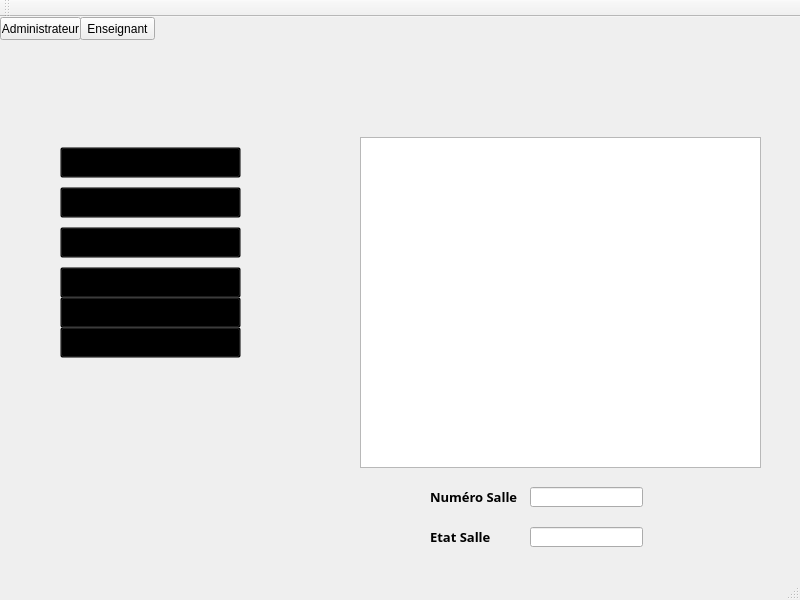
<?xml version="1.0" encoding="UTF-8"?>
<ui version="4.0">
 <class>MainWindow</class>
 <widget class="QMainWindow" name="MainWindow">
  <property name="geometry">
   <rect>
    <x>0</x>
    <y>0</y>
    <width>800</width>
    <height>600</height>
   </rect>
  </property>
  <property name="windowTitle">
   <string>MainWindow</string>
  </property>
  <widget class="QWidget" name="centralWidget">
   <widget class="QStackedWidget" name="user">
    <property name="geometry">
     <rect>
      <x>60</x>
      <y>40</y>
      <width>800</width>
      <height>600</height>
     </rect>
    </property>
    <property name="currentIndex">
     <number>0</number>
    </property>
    <widget class="QWidget" name="page_7">
     <property name="styleSheet">
      <string notr="true"/>
     </property>
     <widget class="QLabel" name="label_5">
      <property name="geometry">
       <rect>
        <x>370</x>
        <y>430</y>
        <width>91</width>
        <height>20</height>
       </rect>
      </property>
      <property name="font">
       <font>
        <family>Acumin Pro</family>
        <pointsize>10</pointsize>
        <weight>75</weight>
        <bold>true</bold>
       </font>
      </property>
      <property name="text">
       <string>Numéro Salle</string>
      </property>
     </widget>
     <widget class="QLineEdit" name="numSalle">
      <property name="geometry">
       <rect>
        <x>470</x>
        <y>430</y>
        <width>113</width>
        <height>20</height>
       </rect>
      </property>
     </widget>
     <widget class="QLineEdit" name="etat">
      <property name="geometry">
       <rect>
        <x>470</x>
        <y>470</y>
        <width>113</width>
        <height>20</height>
       </rect>
      </property>
      <property name="minimumSize">
       <size>
        <width>113</width>
        <height>0</height>
       </size>
      </property>
     </widget>
     <widget class="QLabel" name="label_6">
      <property name="geometry">
       <rect>
        <x>370</x>
        <y>470</y>
        <width>91</width>
        <height>20</height>
       </rect>
      </property>
      <property name="font">
       <font>
        <family>Acumin Pro</family>
        <pointsize>10</pointsize>
        <weight>75</weight>
        <bold>true</bold>
       </font>
      </property>
      <property name="text">
       <string>Etat Salle</string>
      </property>
     </widget>
     <widget class="QPushButton" name="ajouterS">
      <property name="geometry">
       <rect>
        <x>0</x>
        <y>130</y>
        <width>181</width>
        <height>31</height>
       </rect>
      </property>
      <property name="styleSheet">
       <string notr="true">#ajouterS
{
background-color:transparent;
}</string>
      </property>
      <property name="text">
       <string/>
      </property>
     </widget>
     <widget class="QPushButton" name="afficherS">
      <property name="geometry">
       <rect>
        <x>0</x>
        <y>90</y>
        <width>181</width>
        <height>31</height>
       </rect>
      </property>
      <property name="styleSheet">
       <string notr="true">#afficherS
{
background-color:transparent;
}</string>
      </property>
      <property name="text">
       <string/>
      </property>
     </widget>
     <widget class="QPushButton" name="supprimerS">
      <property name="geometry">
       <rect>
        <x>0</x>
        <y>170</y>
        <width>181</width>
        <height>31</height>
       </rect>
      </property>
      <property name="styleSheet">
       <string notr="true">#supprimerS
{
background-color:transparent;
}</string>
      </property>
      <property name="text">
       <string/>
      </property>
     </widget>
     <widget class="QPushButton" name="pushButton_2">
      <property name="geometry">
       <rect>
        <x>0</x>
        <y>210</y>
        <width>181</width>
        <height>31</height>
       </rect>
      </property>
      <property name="styleSheet">
       <string notr="true">#pushButton_2
{
background-color:transparent;
}</string>
      </property>
      <property name="text">
       <string/>
      </property>
     </widget>
     <widget class="QTableView" name="tableView_2">
      <property name="geometry">
       <rect>
        <x>300</x>
        <y>80</y>
        <width>401</width>
        <height>331</height>
       </rect>
      </property>
     </widget>
     <widget class="QPushButton" name="pushButton">
      <property name="geometry">
       <rect>
        <x>0</x>
        <y>270</y>
        <width>181</width>
        <height>31</height>
       </rect>
      </property>
      <property name="styleSheet">
       <string notr="true">#pushButton
{
background-color:transparent;
}</string>
      </property>
      <property name="text">
       <string/>
      </property>
     </widget>
     <widget class="QLabel" name="bg">
      <property name="geometry">
       <rect>
        <x>0</x>
        <y>0</y>
        <width>800</width>
        <height>600</height>
       </rect>
      </property>
      <property name="text">
       <string/>
      </property>
     </widget>
     <widget class="QPushButton" name="update1">
      <property name="geometry">
       <rect>
        <x>780</x>
        <y>490</y>
        <width>16</width>
        <height>16</height>
       </rect>
      </property>
      <property name="styleSheet">
       <string notr="true">#update1
{
background-color:transparent;
}</string>
      </property>
      <property name="text">
       <string/>
      </property>
     </widget>
     <widget class="QPushButton" name="update">
      <property name="geometry">
       <rect>
        <x>760</x>
        <y>490</y>
        <width>16</width>
        <height>16</height>
       </rect>
      </property>
      <property name="styleSheet">
       <string notr="true">#update{
background-color:transparent;
}</string>
      </property>
      <property name="text">
       <string/>
      </property>
     </widget>
     <widget class="QPushButton" name="pushButton_4">
      <property name="geometry">
       <rect>
        <x>0</x>
        <y>240</y>
        <width>181</width>
        <height>31</height>
       </rect>
      </property>
      <property name="styleSheet">
       <string notr="true">#pushButton_4
{
background-color:transparent;
}</string>
      </property>
      <property name="text">
       <string/>
      </property>
     </widget>
     <widget class="QTableWidget" name="tableWidget">
      <property name="geometry">
       <rect>
        <x>300</x>
        <y>80</y>
        <width>401</width>
        <height>331</height>
       </rect>
      </property>
     </widget>
     <zorder>bg</zorder>
     <zorder>label_5</zorder>
     <zorder>numSalle</zorder>
     <zorder>etat</zorder>
     <zorder>label_6</zorder>
     <zorder>ajouterS</zorder>
     <zorder>afficherS</zorder>
     <zorder>supprimerS</zorder>
     <zorder>pushButton_2</zorder>
     <zorder>tableView_2</zorder>
     <zorder>pushButton</zorder>
     <zorder>update1</zorder>
     <zorder>update</zorder>
     <zorder>pushButton_4</zorder>
     <zorder>tableWidget</zorder>
    </widget>
    <widget class="QWidget" name="page_8">
     <widget class="QLabel" name="label_4">
      <property name="geometry">
       <rect>
        <x>280</x>
        <y>480</y>
        <width>101</width>
        <height>20</height>
       </rect>
      </property>
      <property name="font">
       <font>
        <family>Acumin Pro</family>
        <pointsize>10</pointsize>
        <weight>75</weight>
        <bold>true</bold>
       </font>
      </property>
      <property name="text">
       <string>Numéro Salle</string>
      </property>
     </widget>
     <widget class="QPushButton" name="modifier">
      <property name="geometry">
       <rect>
        <x>10</x>
        <y>210</y>
        <width>171</width>
        <height>31</height>
       </rect>
      </property>
      <property name="styleSheet">
       <string notr="true">#modifier
{
background-color:transparent;
}</string>
      </property>
      <property name="text">
       <string/>
      </property>
     </widget>
     <widget class="QPushButton" name="afficher">
      <property name="geometry">
       <rect>
        <x>10</x>
        <y>172</y>
        <width>171</width>
        <height>31</height>
       </rect>
      </property>
      <property name="styleSheet">
       <string notr="true">#afficher
{
background-color:transparent;
}</string>
      </property>
      <property name="text">
       <string/>
      </property>
     </widget>
     <widget class="QLabel" name="label_3">
      <property name="geometry">
       <rect>
        <x>550</x>
        <y>480</y>
        <width>47</width>
        <height>13</height>
       </rect>
      </property>
      <property name="font">
       <font>
        <family>Acumin Pro</family>
        <pointsize>10</pointsize>
        <weight>75</weight>
        <bold>true</bold>
       </font>
      </property>
      <property name="text">
       <string>Heure</string>
      </property>
     </widget>
     <widget class="QPushButton" name="ajouter">
      <property name="geometry">
       <rect>
        <x>10</x>
        <y>130</y>
        <width>171</width>
        <height>31</height>
       </rect>
      </property>
      <property name="styleSheet">
       <string notr="true">#ajouter
{
background-color:transparent;
}</string>
      </property>
      <property name="text">
       <string/>
      </property>
     </widget>
     <widget class="QLabel" name="label">
      <property name="geometry">
       <rect>
        <x>280</x>
        <y>450</y>
        <width>131</width>
        <height>20</height>
       </rect>
      </property>
      <property name="font">
       <font>
        <family>Acumin Pro</family>
        <pointsize>10</pointsize>
        <weight>75</weight>
        <bold>true</bold>
       </font>
      </property>
      <property name="text">
       <string>Numéro Réservation</string>
      </property>
     </widget>
     <widget class="QLineEdit" name="heure">
      <property name="geometry">
       <rect>
        <x>590</x>
        <y>480</y>
        <width>113</width>
        <height>20</height>
       </rect>
      </property>
     </widget>
     <widget class="QPushButton" name="supprimer">
      <property name="geometry">
       <rect>
        <x>10</x>
        <y>250</y>
        <width>171</width>
        <height>31</height>
       </rect>
      </property>
      <property name="styleSheet">
       <string notr="true">#supprimer
{
background-color:transparent;
}</string>
      </property>
      <property name="text">
       <string/>
      </property>
     </widget>
     <widget class="QLineEdit" name="numS">
      <property name="geometry">
       <rect>
        <x>410</x>
        <y>480</y>
        <width>113</width>
        <height>20</height>
       </rect>
      </property>
     </widget>
     <widget class="QLabel" name="label_2">
      <property name="geometry">
       <rect>
        <x>550</x>
        <y>450</y>
        <width>47</width>
        <height>16</height>
       </rect>
      </property>
      <property name="font">
       <font>
        <family>Acumin Pro</family>
        <pointsize>10</pointsize>
        <weight>75</weight>
        <bold>true</bold>
       </font>
      </property>
      <property name="text">
       <string>Date</string>
      </property>
     </widget>
     <widget class="QTableView" name="tableView">
      <property name="geometry">
       <rect>
        <x>250</x>
        <y>130</y>
        <width>521</width>
        <height>301</height>
       </rect>
      </property>
     </widget>
     <widget class="QLineEdit" name="num">
      <property name="geometry">
       <rect>
        <x>410</x>
        <y>450</y>
        <width>113</width>
        <height>20</height>
       </rect>
      </property>
     </widget>
     <widget class="QLineEdit" name="recherche">
      <property name="geometry">
       <rect>
        <x>350</x>
        <y>90</y>
        <width>421</width>
        <height>20</height>
       </rect>
      </property>
     </widget>
     <widget class="QLabel" name="bg1">
      <property name="geometry">
       <rect>
        <x>0</x>
        <y>0</y>
        <width>800</width>
        <height>600</height>
       </rect>
      </property>
      <property name="text">
       <string/>
      </property>
     </widget>
     <widget class="QPushButton" name="pushButton_3">
      <property name="geometry">
       <rect>
        <x>10</x>
        <y>90</y>
        <width>171</width>
        <height>31</height>
       </rect>
      </property>
      <property name="styleSheet">
       <string notr="true">#pushButton_3
{
background-color:transparent;
}</string>
      </property>
      <property name="text">
       <string/>
      </property>
     </widget>
     <widget class="QLabel" name="label_7">
      <property name="geometry">
       <rect>
        <x>270</x>
        <y>90</y>
        <width>81</width>
        <height>16</height>
       </rect>
      </property>
      <property name="font">
       <font>
        <family>Acumin Pro</family>
        <pointsize>10</pointsize>
        <weight>75</weight>
        <bold>true</bold>
       </font>
      </property>
      <property name="text">
       <string>Rechercher</string>
      </property>
     </widget>
     <widget class="QDateEdit" name="dateEdit">
      <property name="geometry">
       <rect>
        <x>590</x>
        <y>450</y>
        <width>111</width>
        <height>22</height>
       </rect>
      </property>
     </widget>
     <zorder>bg1</zorder>
     <zorder>label_4</zorder>
     <zorder>modifier</zorder>
     <zorder>afficher</zorder>
     <zorder>label_3</zorder>
     <zorder>ajouter</zorder>
     <zorder>label</zorder>
     <zorder>heure</zorder>
     <zorder>supprimer</zorder>
     <zorder>numS</zorder>
     <zorder>label_2</zorder>
     <zorder>tableView</zorder>
     <zorder>num</zorder>
     <zorder>recherche</zorder>
     <zorder>pushButton_3</zorder>
     <zorder>label_7</zorder>
     <zorder>dateEdit</zorder>
    </widget>
   </widget>
   <widget class="QPushButton" name="admin">
    <property name="geometry">
     <rect>
      <x>0</x>
      <y>0</y>
      <width>81</width>
      <height>23</height>
     </rect>
    </property>
    <property name="text">
     <string>Administrateur</string>
    </property>
   </widget>
   <widget class="QPushButton" name="enseignant">
    <property name="geometry">
     <rect>
      <x>80</x>
      <y>0</y>
      <width>75</width>
      <height>23</height>
     </rect>
    </property>
    <property name="text">
     <string>Enseignant</string>
    </property>
   </widget>
  </widget>
  <widget class="QMenuBar" name="menuBar">
   <property name="geometry">
    <rect>
     <x>0</x>
     <y>0</y>
     <width>800</width>
     <height>21</height>
    </rect>
   </property>
  </widget>
  <widget class="QToolBar" name="mainToolBar">
   <attribute name="toolBarArea">
    <enum>TopToolBarArea</enum>
   </attribute>
   <attribute name="toolBarBreak">
    <bool>false</bool>
   </attribute>
  </widget>
  <widget class="QStatusBar" name="statusBar"/>
 </widget>
 <layoutdefault spacing="6" margin="11"/>
 <resources/>
 <connections>
  <connection>
   <sender>afficherS</sender>
   <signal>clicked()</signal>
   <receiver>tableView_2</receiver>
   <slot>show()</slot>
   <hints>
    <hint type="sourcelabel">
     <x>222</x>
     <y>177</y>
    </hint>
    <hint type="destinationlabel">
     <x>428</x>
     <y>204</y>
    </hint>
   </hints>
  </connection>
  <connection>
   <sender>afficherS</sender>
   <signal>clicked()</signal>
   <receiver>tableWidget</receiver>
   <slot>hide()</slot>
   <hints>
    <hint type="sourcelabel">
     <x>212</x>
     <y>183</y>
    </hint>
    <hint type="destinationlabel">
     <x>321</x>
     <y>431</y>
    </hint>
   </hints>
  </connection>
  <connection>
   <sender>pushButton_4</sender>
   <signal>clicked()</signal>
   <receiver>tableWidget</receiver>
   <slot>show()</slot>
   <hints>
    <hint type="sourcelabel">
     <x>235</x>
     <y>325</y>
    </hint>
    <hint type="destinationlabel">
     <x>291</x>
     <y>418</y>
    </hint>
   </hints>
  </connection>
  <connection>
   <sender>pushButton_4</sender>
   <signal>clicked()</signal>
   <receiver>tableView_2</receiver>
   <slot>hide()</slot>
   <hints>
    <hint type="sourcelabel">
     <x>224</x>
     <y>333</y>
    </hint>
    <hint type="destinationlabel">
     <x>488</x>
     <y>333</y>
    </hint>
   </hints>
  </connection>
 </connections>
</ui>
